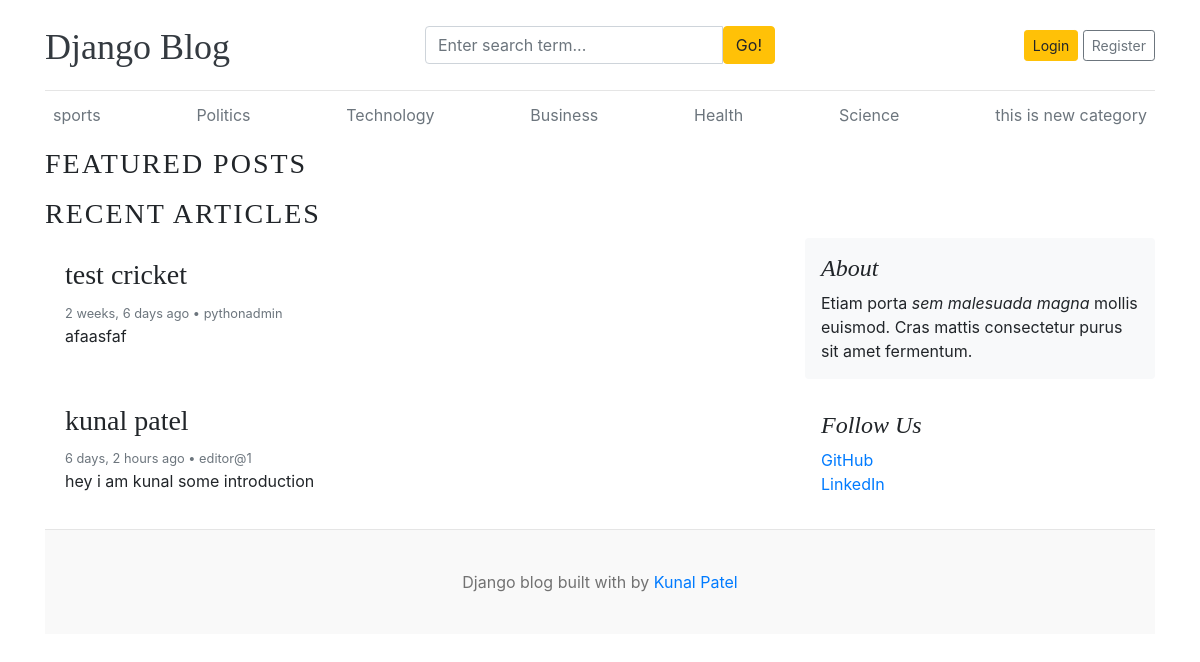
Page /category/1/ on the committed database.
### blogs/models.py (models this page shows, shortened)
class Category(models.Model):
    category_name = models.CharField(max_length=50, unique=True)
    created_at = models.DateTimeField(auto_now_add=True)
    updated_at = models.DateTimeField(auto_now=True)
    class Meta:
        verbose_name_plural = 'categories'

class Blog(models.Model):
    title = models.CharField(max_length=100)
    slug = models.SlugField(max_length=150, unique=True, blank=True)
    category = models.ForeignKey(Category, on_delete=models.CASCADE)
    author = models.ForeignKey(User, on_delete=models.CASCADE)
    featured_image = models.ImageField(upload_to='uploads/%Y/%m/%d')
    short_description = models.TextField(max_length=500)
    blog_body = models.TextField(max_length=2000)
    status = models.CharField(max_length=20, choices=STATUS_CHOICES, default="Draft")
    is_featured = models.BooleanField(default=False)
    created_at = models.DateTimeField(auto_now_add=True)
    updated_at = models.DateTimeField(auto_now=True)

### blogs/views.py (the view)
# urls.py: path('<int:category_id>/', views.posts_by_category, name='posts_by_category')
def posts_by_category(request, category_id):
    posts = Blog.objects.filter(status='Published', category=category_id)
    try:
        category = Category.objects.get(pk=category_id)
    except Category.DoesNotExist:
        return redirect('home')
    category = get_object_or_404(Category, pk=category_id)
    context = {
        'posts':posts,
        'category': category,
    }
    return render(request, 'posts_by_category.html', context)

### blogs/context_processors.py (called while the page is built)
def get_categories(request):
    categories = Category.objects.all()
    return dict(categories=categories)

def get_social_links(request):
    social_links  = SocialLink.objects.all()
    return dict(social_links=social_links)

### templates/posts_by_category.html (shortened to what this page needs)
{% extends 'base.html' %}
{% block content %}
  <h3 class="text-uppercase working" style="letter-spacing: 2px;">Featured Posts</h3>
  <h3 class="text-uppercase working" style="letter-spacing: 2px;">Recent Articles</h3>
  <main role="main" class="container p-0">
    <div class="row">
      <div class="col-md-8 blog-main">
        {% for post in posts %}
          <div class="card border-0 mb-3">
            <div class="card-body">
              <h3>{{ post.title }}</h3>
              <small class="mb-1 text-muted">{{ post.created_at|timesince }} ago • {{ post.author }}</small>
              <p class="card-text">{{ post.short_description }}</p>
            </div>
          </div>
        {% endfor %}
      </div>
      <aside class="col-md-4 blog-sidebar">
        <div class="p-3 mb-3 bg-light rounded">
          <h4 class="font-italic">About</h4>
          <p class="mb-0">Etiam porta <em>sem malesuada magna</em> mollis euismod. Cras mattis consectetur purus sit amet fermentum.</p>
        </div>
        <div class="p-3">
          <h4 class="font-italic">Follow Us</h4>
          <ol class="list-unstyled">
            <li><a href="#">GitHub</a></li>
            <li><a href="#">LinkedIn</a></li>
          </ol>
        </div>
      </aside>
    </div>
  </main>
{% endblock %}

### templates/base.html (shortened to what this page needs)
{% load static %}
<!DOCTYPE html>
<html lang="en">
<head>
    <link href="https://getbootstrap.com/docs/4.0/dist/css/bootstrap.min.css" rel="stylesheet">
    <link href="{% static 'css/blog.css' %}" rel="stylesheet">
    <link rel="stylesheet" href="https://cdnjs.cloudflare.com/ajax/libs/font-awesome/4.7.0/css/font-awesome.min.css">
</head>
<body>
    <div class="container">
      <header class="blog-header py-3">
        <div class="row flex-nowrap justify-content-between align-items-center">
          <div class="col-4 pt-1">
            <a class="blog-header-logo text-dark" href="/">Django Blog</a>
          </div>
          <div class="col-4">
            <form action="{% url 'search' %}" method="GET">
                <div class="input-group">
                    <input class="form-control" type="text"  name="keyword" placeholder="Enter search term..." aria-label="Enter search term..." aria-describedby="button-search" />
                    <button type="submit" class="btn btn-warning" id="button-search" type="button">Go!</button>
                  </div>
            </form>
          </div>
        <div class="col-4 d-flex justify-content-end align-items-center">
    {% if not user.is_authenticated %}
    <a class="btn btn-sm btn-warning" href="{% url 'login' %}">Login</a> &nbsp;
    <a class="btn btn-sm btn-outline-secondary" href="{% url 'register' %}">Register</a>
    {% else %}
    <span><a href="{% url 'dashboard' %}">Dashboard</a></span>
    &emsp;
    <span><a href="{% url 'logout' %}">Logout</a></span>
    {% endif %}
</div>
        </div>
      </header>
      <div class="nav-scroller py-1 mb-2">
        <nav class="nav d-flex justify-content-between">
          {% for cat in categories %}
          <a class="p-2 text-muted" href="{% url 'posts_by_category' cat.id %}">{{ cat.category_name }}</a>
          {% endfor %}
        </nav>
      </div>
      {% block content %}
      {% endblock %}
    <footer class="blog-footer">
      <p>Django blog built with by <a href="#">Kunal Patel</a></p>
    </footer>
    </body>
</html>

### blog_main/static/css/blog.css (style rules this page uses)
.blog-header { border-bottom: 1px solid #e5e5e5; }
.blog-header-logo { font-family: "Playfair Display", Georgia, "Times New Roman", serif; font-size: 2.25rem; }
h1, h2, h3, h4, h5, h6 { font-family: "Playfair Display", Georgia, "Times New Roman", serif; }
.blog-footer { padding: 2.5rem 0; color: #727272; text-align: center; background-color: #f9f9f9; border-top: .05rem solid #e5e5e5; }
.blog-footer p:last-child { margin-bottom: 0; }

### rows in the picture
Category: category_name "sports"
Category: category_name "Politics"
Category: category_name "Technology"
Category: category_name "Business"
Category: category_name "Health"
Category: category_name "Science"
Category: category_name "this is new category"
Blog: title "test cricket", created_at "2 weeks, 6 days", author "pythonadmin", short_description "afaasfaf"
Blog: title "kunal patel", created_at "6 days, 2 hours", author "editor@1", short_description "hey i am kunal some introduction"
